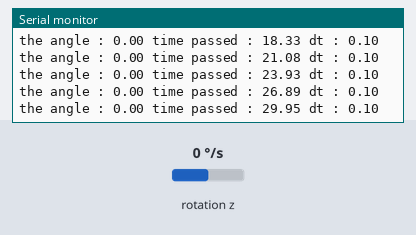
Simulated run of this sketch. Board: Arduino Uno, built with avr-gcc and run on an emulated ATmega328P. Parts: the last lines printed to the serial monitor. Wiring (inferred from the names in the program): MPU-6050 motion sensor at I2C address 0x68. Inputs (shaded band) come from the test bench; at power-on: rotation z 0 °/s.

Above: at 3.1 s.
3.2 s: rotation z set to -192 °/s
At 3.27 s:
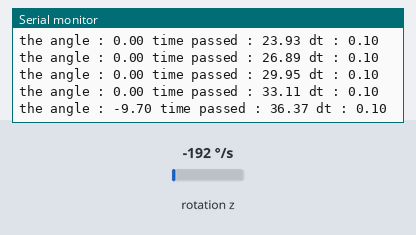
4.7 s: rotation z set to 100 °/s
At 4.7 s:
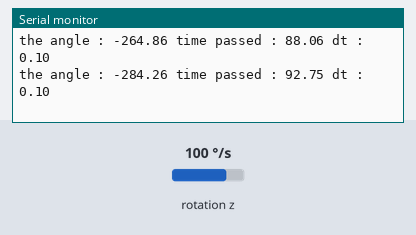
Timing chart, 0 to 7.7 s (numbered marks = the images above; inputs shaded):
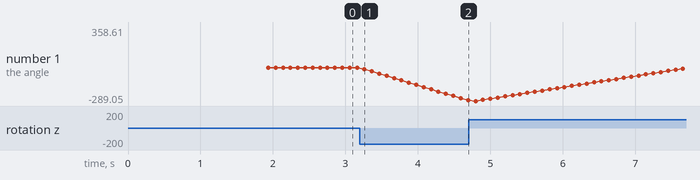

The sketch:

mpu_6050.ino
```cpp
// from datasheet
// https://pdf1.alldatasheet.com/datasheet-pdf/view/1132807/TDK/MPU-6050.html

//macros
#define mpu_address 0x68
#define GYRO_CONFIG 0x1B
#define PWR_MGMT_1_register 0x6B
#define GYRO_ZOUT_H 0x47
#define samples_num 3000

#include <Wire.h>

// // global variables only used in loop function
// int yaw = -mpu_read2bytes_yaw() //to save
int yaw_offset;
int yaw = 0;
int prev_yaw = 0;
double time = 0;
double prev_time = 0;
float degree_angle = 0;
double time_passed = 0;

// functions declaration
void mpu_gyroconfig();
void mpu_init();
int16_t mpu_read2bytes_yaw();
int get_yaw_offset();

////////////////////////////////////////////////////////////////////////

// main program
void setup(){
  Wire.begin();
  mpu_init();
  mpu_gyroconfig();
  yaw_offset = get_yaw_offset();
  Serial.begin(9600);
}

void loop(){

  // yaw = the real instantaneous angular velocity about z axis
  yaw = mpu_read2bytes_yaw() - yaw_offset;
  time = millis() *1.0 / 1000;

  // to get the time passed
  time_passed += time;

  // this is the area of the trapezoid made by the yaw (y) and the time (dt)   = 0.5 * (y1 + y2) * dt
  degree_angle = degree_angle + (yaw + prev_yaw) * 0.5 * (time - prev_time);

  // to make the degree in the range from [-360 , 360]
  while (degree_angle>=360)
    degree_angle -= 360;
  while (degree_angle <=-360)
    degree_angle += 360;

  //printing the output to the user
  Serial.print("the angle : ");
  Serial.print(degree_angle);
  Serial.print(" time passed : ");
  Serial.print(time_passed);
  Serial.print(" dt : ");
  Serial.println(time - prev_time);

  prev_time = time;
  prev_yaw = yaw;
  delay(100);

}
////////////////////////////////////////////////////////////////////////

// functions definitions


/**
 * @brief  gives you the angle velocity around the z axis
 *
 * @return int16_t the yaw value (angular velocity)
 */
int16_t mpu_read2bytes_yaw(){
  int16_t data = 0;
  double real_data;

  Wire.beginTransmission(mpu_address);
  Wire.write(GYRO_ZOUT_H);
  Wire.endTransmission();

  Wire.requestFrom(mpu_address , 2);

  while(Wire.available() < 2);

  // write.read() gives you 1 byte
  // 1byte (e.g. 0x1B)<< 8 | 1byte (e.g. 0x0F) ==> combinig the 2 digits (e.g. 0x1B0F)
  data = Wire.read() << 8 | Wire.read();

  // according to the config
  real_data = map (data , -32767 , 32766 , -250 , 250);
  return real_data;
}


/**
 * @brief mpu activation
 *
 *
 */
void mpu_init(){
  /*
  Register           | 7            | 6     | 5     |   4   |     3    | 2 | 1 | 0 |
  PWR_MGMT_1 (0x6B)  | DEVICE_RESET | SLEEP | CYCLE |   -   | TEMP_DIS | CLKSEL[2:0]
  */
  Wire.beginTransmission(mpu_address);
  Wire.write(PWR_MGMT_1_register);
  Wire.write(0x00); //0b0000 0000
  Wire.endTransmission();
}


/**
 * @brief setting the full scale range to `+-2000 deg/s`
 *
 *
 */
void mpu_gyroconfig(){
  Wire.beginTransmission(mpu_address);
  // deploying gyroscope to be able to read it
  Wire.write(GYRO_CONFIG);

  // now we set the full scale range to +-250 deg/s (from data sheet also)
  /*
  Register           | 7     | 6     | 5     |   4  |   3   | 2 | 1 | 0 |
  GYRO_CONFIG (0x1B) | XG_ST | YG_ST | ZG_ST | FS_SEL [1:0] | - | - | - |

  | FS_SEL | Full Scale Range |
  |--------|------------------|
  | 0      | +-250 deg/s      |
  | 1      | +-500 deg/s      |
  | 2      | +-1000 deg/s     |
  | 3      | +-2000 deg/s     |
  */

  //!!!!any change to this config should appear in the map in finding yaw
  Wire.write(0x00);// 0b0000 0000
  Wire.endTransmission();

}


/**
 * @brief gives you the offset
 *
 * @return int
 */
int get_yaw_offset(){
  long long sum = 0;

  // get the sum of readings
  for (int i = 0 ; i< samples_num ; i++){
    sum += mpu_read2bytes_yaw();

  }

  // return the average of the readings as the offset
  return sum / samples_num;

}
```

Measured:
- after the input at 3.2 s, the serial monitor: prints a new line after 0.06 s (image 1)
- plotted number 1: 0 → -284.26 after the input at 3.2 s
